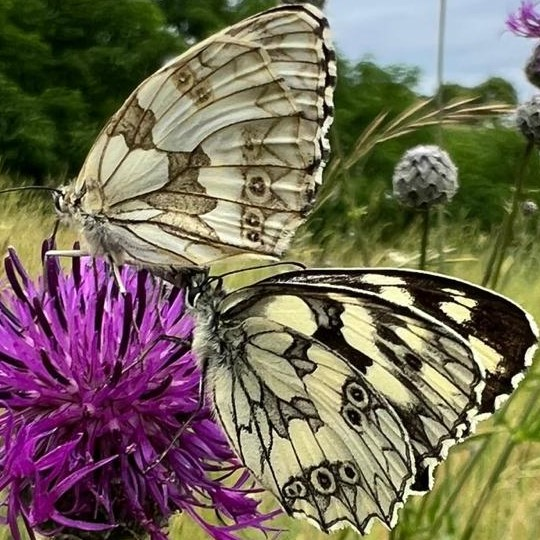
%> input picture butterflies.jpg, 540 x 540 px
$ octave Build_training_data.m   (GNU Octave 9; MATLAB toolbox functions it lacks are replaced by stand-ins)
%> lines starting %> are read from the running program, lines starting %| are printed output that depends on the picture
### local_kmeans.m
function [idx, C] = local_kmeans(X, K, maxIter, tol)
%LOCAL_KMEANS Minimal Lloyd's k-means with k-means++ init.
%   [IDX, C] = LOCAL_KMEANS(X, K) clusters the N-by-D matrix X
%   (rows = observations, columns = features) into K clusters.
%   IDX is N-by-1 of cluster assignments (1..K). C is K-by-D centroids.
%   Optional: maxIter (default 100), tol (default 1e-6).
%
%   This is a lightweight fallback for when the Statistics Toolbox license
%   is unavailable. It supports Euclidean distance only.

    if nargin < 3 || isempty(maxIter), maxIter = 100; end
    if nargin < 4 || isempty(tol),     tol     = 1e-6; end

    X = double(X);
    [n, d] = size(X);
    if K < 1 || K > n
        error('local_kmeans:K', 'K must be an integer in [1, size(X,1)].');
    end

    % --- k-means++ initialization
    C = zeros(K, d);
    idx = randi(n);               % pick first center uniformly
    C(1,:) = X(idx,:);
    % Squared distances to the nearest existing center
    D2 = sum((X - C(1,:)).^2, 2);

    for k = 2:K
        probs = D2 ./ sum(D2);
        edges = min(1, cumsum(probs));
        r = rand();
        idx = find(edges >= r, 1, 'first');
        C(k,:) = X(idx,:);
        D2 = min(D2, sum((X - C(k,:)).^2, 2));
    end

    prevC = C;
    idx = ones(n,1);  % preallocate

    for it = 1:maxIter
        % --- Assign step
        % compute squared distances to each centroid
        dist2 = zeros(n, K);
        for k = 1:K
            diff = X - C(k,:);
            dist2(:,k) = sum(diff.^2, 2);
        end
        [~, idx] = min(dist2, [], 2);  % 1..K

        % --- Update step
        emptyClusters = false(K,1);
        for k = 1:K
            members = (idx == k);
            if any(members)
                C(k,:) = mean(X(members, :), 1);
            else
                emptyClusters(k) = true;
            end
        end
        % Re-seed any empty clusters with a random data point
        if any(emptyClusters)
            reidx = randi(n, nnz(emptyClusters), 1);
            C(emptyClusters, :) = X(reidx, :);
        end

        % --- Convergence: max centroid shift
        if max(vecnorm(C - prevC, 2, 2)) < tol
            break
        end
        prevC = C;
    end
end

### Clustering.m
function [XX,YYbar] = Clustering(X,Ybar,K)

% Clustering using k-means

[~, C] = local_kmeans(X, K);

for i = 1:K
    [~,j] = min(pdist2(C(i,:),X));
    XX(i,:) = X(j,:); YYbar(i,:) = Ybar(j,:);
end

XX = XX'; YYbar = YYbar';

end

### Build_training_data.m
clear all;
rng(1)
tol = 10^-6;
SIGMA = 10; % Level of noise for the dataset
% N = 28; % image dimension for MINST dataset
N = 540; % image dimension for BUTTERFLIES dataset
NN = N*N;

%% Create finite difference matrix
temp = speye(N)-[sparse(1,N);speye(N-1),sparse(N-1,1)]; temp = [temp(2:N,:);sparse(1,N)];
D1 = kron(speye(N),temp); D1 = D1(1:end-N,:);
D2 = speye(NN-N,NN)-[sparse(NN-N,N),speye(NN-N)]; D2 = -D2;
for i=1:N-1
    D2(i*N,:) = sparse(1,NN);
end
D = [D1;D2];
[d2,d1] = size(D);

fprintf('Creare Dataset...\n')
% [14 lines of commented-out code are left out]

%% Create Dataset: BUTTERFLIES
sample_image = imread('butterflies.jpg'); sample_image = rgb2gray(sample_image);
%> further down, sample_image is the input picture: size 540x540x3 uint8; mean R, G, B 116.2, 105.5, 89.1
%> after `sample_image = rgb2gray(sample_image)`:
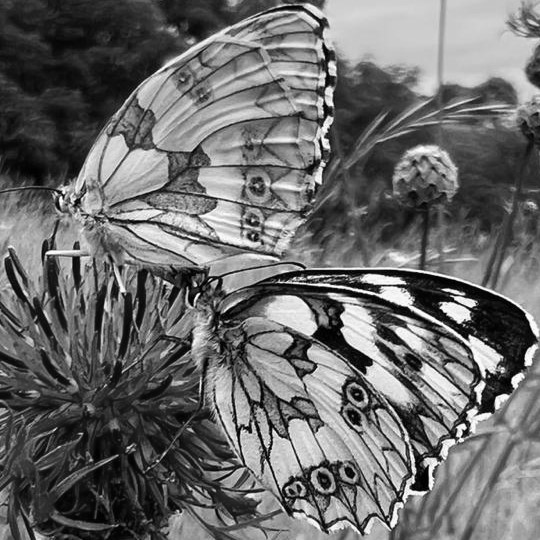
%> sample_image: size 540x540 uint8; min 0, max 255, mean 106.8
V = double(reshape(sample_image,NN,1)); % Reshaped image and make it double
temp = D*V; % This is the vector [Dx;Dy]
Ybar = [temp(1:length(temp)/2),temp(length(temp)/2+1:end)];
V_noise = V + randn(NN,1)*SIGMA;
temp = D*V_noise; % This is the vector [Dx;Dy]
X = [temp(1:length(temp)/2),temp(length(temp)/2+1:end)];
X = X'; Ybar = Ybar';
XX = X; YYbar = Ybar;

%% Data reduction (we use a specific clustering here to reduce the number of points, one can use k-means or others)
fprintf('Data reduction...\n')
clusters = 500; % Decide the number of output data points
[X,Ybar] = Clustering(X',Ybar',clusters);
%> the loop in local_kmeans, `for k = 2:K` made 499 passes
%> idx on passes 1 to 3: 214343, 91007, 154132
%> after the loop in local_kmeans, `for k = 2:K`: C = 500 rows, first 12: [-6.61 -10.68; 97.86 54.87; 56.33 10.76; -84.39 2.54; 3.95 9.2; 9.31 80.74; 36.2 -41.68; -22.64 -44.09; 0.165 38.25; -12.3 -26.37; -60.13 63.91; 26.59 25.34]
%> in local_kmeans, `prevC = C;`: prevC has the same summary as C
%> (the run ends here)
